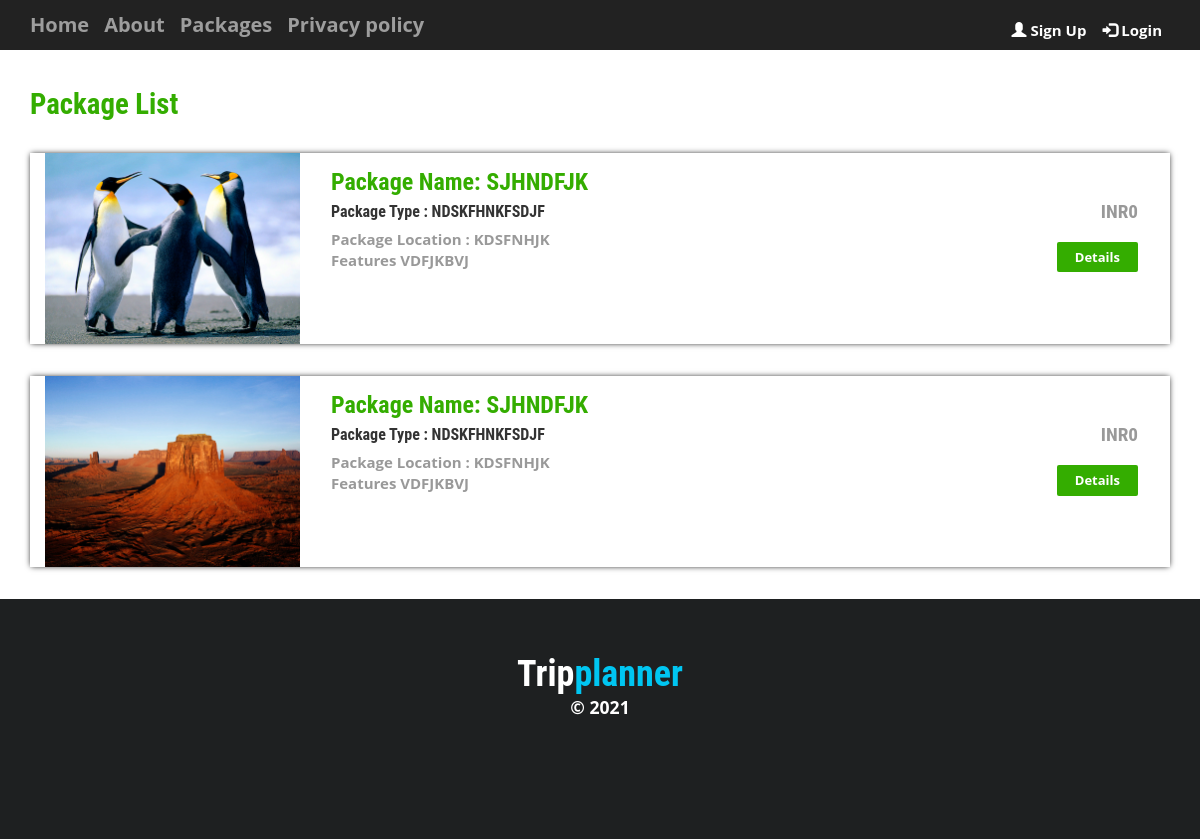
Page /trip-planner/package-list.php on the committed database.
### tables this page shows
CREATE TABLE `tourpackagestbl` (
  `PackageId` int(11) NOT NULL,
  `PackageName` varchar(200) DEFAULT NULL,
  `PackageType` varchar(150) DEFAULT NULL,
  `PackageLocation` varchar(100) DEFAULT NULL,
  `PackagePrice` int(11) DEFAULT NULL,
  `PackageFetures` varchar(255) DEFAULT NULL,
  `PackageDetails` mediumtext DEFAULT NULL,
  `PackageImage` varchar(100) DEFAULT NULL,
  `Creationdate` timestamp NULL DEFAULT current_timestamp(),
  `UpdationDate` timestamp NULL DEFAULT NULL ON UPDATE current_timestamp()
);

### trip-planner/package-list.php (the view, shortened to what this page needs)
<?php
include('includes/common.php');
$select_query = "SELECT  * FROM tourpackagestbl ";
$select_query_result = mysqli_query($con, $select_query) or die(mysqli_error($con));
?>
<!DOCTYPE HTML>
<html>
<head>
	<link rel="stylesheet" href="css/bootstrap.css" />
	<link rel="stylesheet" href="css/bootstrap.min.css" />
	<link href="css/bootstrap.css" rel="stylesheet">
	<link href="index.css" rel="stylesheet">
</head>
<body>
 		<?php
		  include 'includes/header.php' ;
		  ?>
<div class="rooms">
	<div class="container">
		<div class="room-bottom">
			<h3>Package List</h3>
			<?php while ($row = mysqli_fetch_array($select_query_result)) { ?>
		<div class="rom-btm ">
				<div class="col-md-3 room-left wow fadeInLeft animated" data-wow-delay=".5s">
				<img src="admin/pacakgeimages/<?php echo $row['PackageImage'];?>" class="img-responsive" alt="">
				</div>
				<div class="col-md-6 room-midle wow fadeInUp animated" data-wow-delay=".5s">
					<h4>Package Name: <?php echo $row ['PackageName'];?></h4>
					<h6>Package Type : <?php echo $row['PackageType'];?></h6>
					<p><b>Package Location :</b> <?php echo $row['PackageLocation'];?></p>
					<p><b>Features</b> <?php echo $row['PackageFetures']?></p>
				</div>
				<div class="col-md-3 room-right wow fadeInRight animated" data-wow-delay=".5s">
					<h5>INR<?php echo $row['PackagePrice'];?></h5>
					<a href="package-details.php?pkgid=<?php echo $row['PackageId'];?>" class="view">Details</a>
				</div>
				<div class="clearfix"></div>
			</div>
        <?php } ?>
			</div>
	</div>
</div>
<?php include('includes/footer.php');?>
</body>
</html>

### trip-planner/index.css (style rules this page uses)
body, h1, h2, h3, h4, h5, h6 { font-family: "Lato","Helvetica Neue",Helvetica,Arial,sans-serif; font-weight: 700; }
.rom-btm { margin-top: 2em; box-shadow: 0px 0px 5px -1px rgba(0, 0, 0, 0.37); }
.room-bottom h3 { font-size: 1.8em; font-weight: 700; color: #34ad00; }
.room-bottom { padding: 2em 0; }
.rom-btm h4 { font-size: 1.5em; font-weight: 700; color: #34ad00; }
.rom-btm p { font-size: 15px; color: #999; }
.rom-btm h6 { font-size: 1em; font-weight: 700; margin: 0.5em 0; }
.room-right { text-align: right; padding: 3em 2em; }
.room-midle { padding: 1em; }
.rom-btm h5 { font-size: 1.2em; font-weight: 700; color: #999; }
html, body { font-size: 100%; background: #fff; font-family: 'Open Sans', sans-serif; }
body a,.grid_1,plan_1,plan_1.one,plan_1.two,i.icon1, i.icon2, i.icon3, i.icon4, i.icon5, i.icon6 { transition:0.5s all; -webkit-transition:0.5s all; -moz-transition:0.5s all; -o-transition:0.5s all; -ms-transition:0.5s all; }
h1,h2,h3,h4,h5,h6 { margin:0; font-family: 'Roboto Condensed', sans-serif; }
p { margin:0; }
a.view { padding: 6px 18px; font-weight: 700; color: #fff; background-color: #34ad00; border: 0; font-size: 13px; border-radius: 2px; -webkit-transition: all .2s; -moz-transition: all .2s; transition: all .2s; margin-top: 20px; display: inline-block; }
.rom-btm { margin-top: 2em; box-shadow: 0px 0px 6px -1px rgb(0 0 0); }
.room-bottom h3 { padding-top: 5% ; font-size: 1.8em; font-weight: 700; color: #34ad00; }

### rows in the picture
tourpackagestbl: PackageImage (picture), PackageName "SJHNDFJK", PackageType "NDSKFHNKFSDJF", PackageLocation "KDSFNHJK", PackageFetures "VDFJKBVJ", PackagePrice "0"
tourpackagestbl: PackageImage (picture), PackageName "SJHNDFJK", PackageType "NDSKFHNKFSDJF", PackageLocation "KDSFNHJK", PackageFetures "VDFJKBVJ", PackagePrice "0"
